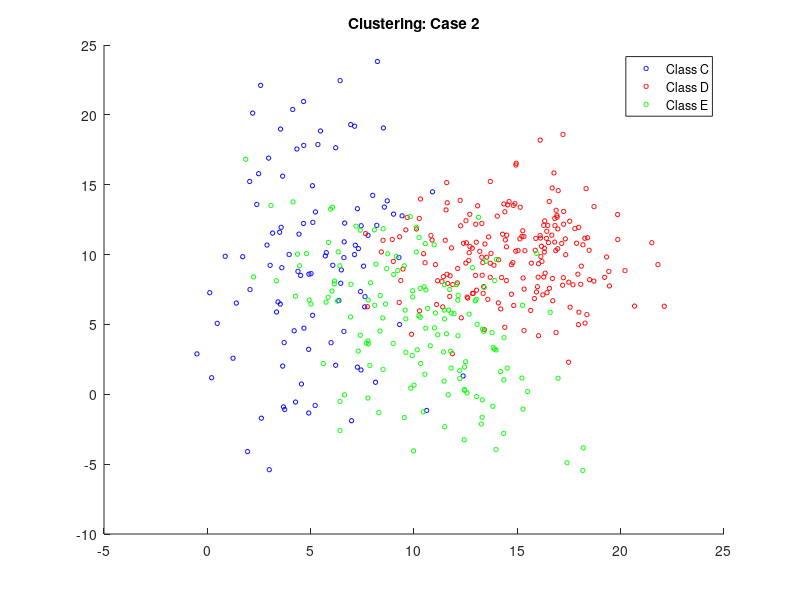

Reproduce this figure in MATLAB. (Note: this script raises an error after producing the figure.)
clear all;
close all;

MU1 = [5 10];
SIGMA1 = [8 4; 4 40];
MU2 = [15 10];
SIGMA2 = [8 0; 0 8];
MU3 = [10 5];
SIGMA3 = [10 -5; -5 20];

R3 = chol(SIGMA1);
R4 = chol(SIGMA2);
R5 = chol(SIGMA3);

X1 = repmat(MU1,100,1) + randn(100,2)*R3;
X2 = repmat(MU2,200,1) + randn(200,2)*R4;
X3 = repmat(MU3,150,1) + randn(150,2)*R5;

SIGMA1 = cov(X1);
SIGMA2 = cov(X2);
SIGMA3 = cov(X3);

figure;
title('Clustering: Case 2');
hold on;

scatter(X1(:,1), X1(:,2), 10, 'b');
scatter(X2(:,1), X2(:,2), 10, 'r');
scatter(X3(:,1), X3(:,2), 10, 'g');

legend('Class C', 'Class D', 'Class E');

[c_vectors, c_values] = eigs(SIGMA1);
[d_vectors, d_values] = eigs(SIGMA2);
[e_vectors, e_values] = eigs(SIGMA3);

c_theta = atan2(c_vectors(2,1), c_vectors(1,1));
plot_ellipse(MU1(1), MU1(2), c_theta, sqrt(c_values(1,1)), sqrt(c_values(2,2)));

d_theta = atan2(d_vectors(2,1), d_vectors(1,1));
plot_ellipse(MU2(1), MU2(2), d_theta, sqrt(d_values(1,1)),sqrt(d_values(2,2)));

e_theta = atan2(e_vectors(2,1), e_vectors(1,1));
plot_ellipse(MU3(1), MU3(2), e_theta, sqrt(e_values(1,1)),sqrt(e_values(2,2)));
